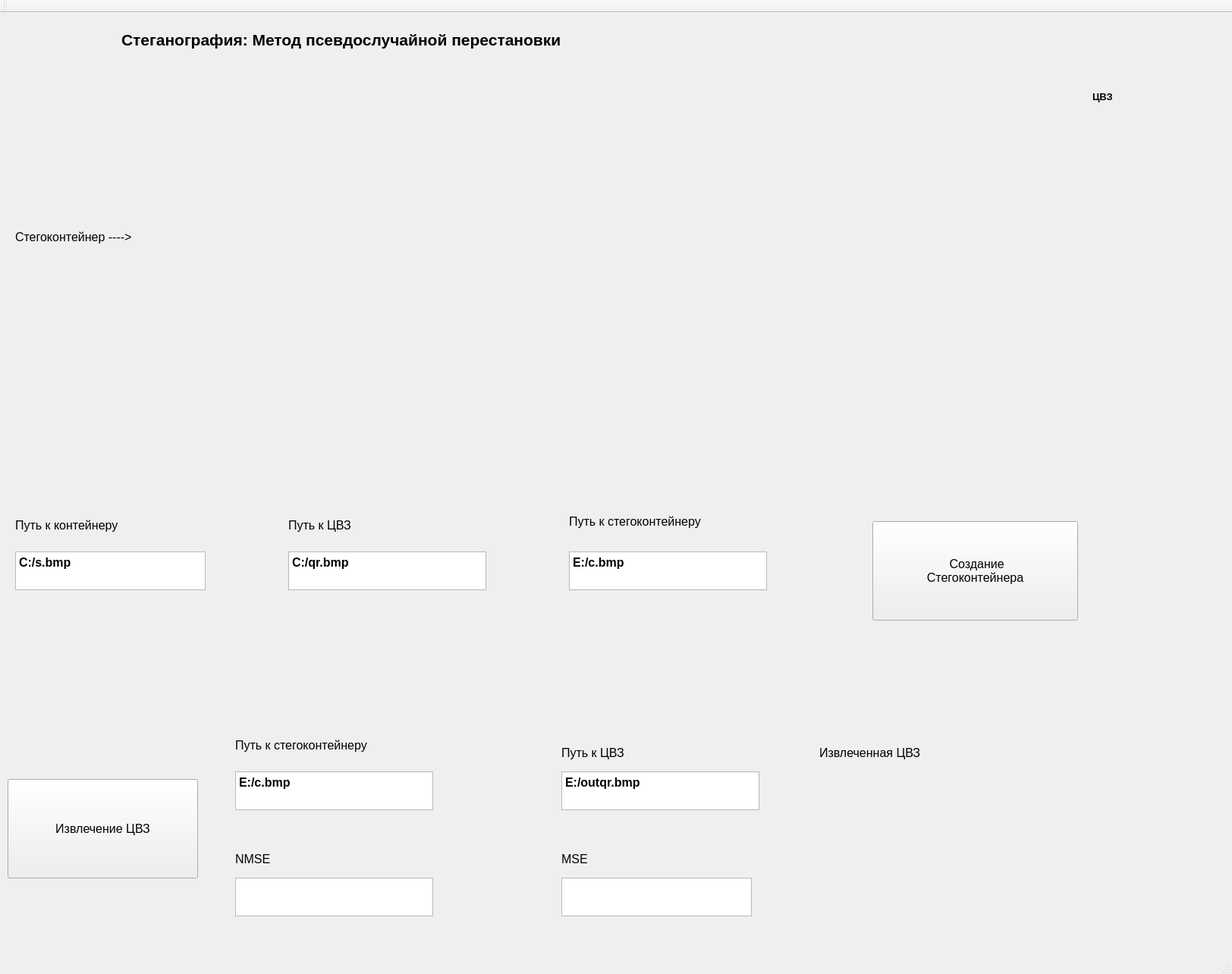
<?xml version="1.0" encoding="UTF-8"?>
<ui version="4.0">
 <class>MainWindow</class>
 <widget class="QMainWindow" name="MainWindow">
  <property name="geometry">
   <rect>
    <x>0</x>
    <y>0</y>
    <width>1624</width>
    <height>1284</height>
   </rect>
  </property>
  <property name="windowTitle">
   <string>MainWindow</string>
  </property>
  <widget class="QWidget" name="centralWidget">
   <widget class="QPushButton" name="pushButton">
    <property name="geometry">
     <rect>
      <x>1150</x>
      <y>670</y>
      <width>271</width>
      <height>131</height>
     </rect>
    </property>
    <property name="font">
     <font>
      <family>MS Shell Dlg 2</family>
      <pointsize>12</pointsize>
      <weight>50</weight>
      <bold>false</bold>
     </font>
    </property>
    <property name="text">
     <string> Создание 
Cтегоконтейнера</string>
    </property>
   </widget>
   <widget class="QTextEdit" name="textEdit1">
    <property name="geometry">
     <rect>
      <x>20</x>
      <y>710</y>
      <width>251</width>
      <height>51</height>
     </rect>
    </property>
    <property name="html">
     <string>&lt;!DOCTYPE HTML PUBLIC &quot;-//W3C//DTD HTML 4.0//EN&quot; &quot;http://www.w3.org/TR/REC-html40/strict.dtd&quot;&gt;
&lt;html&gt;&lt;head&gt;&lt;meta name=&quot;qrichtext&quot; content=&quot;1&quot; /&gt;&lt;style type=&quot;text/css&quot;&gt;
p, li { white-space: pre-wrap; }
&lt;/style&gt;&lt;/head&gt;&lt;body style=&quot; font-family:'MS Shell Dlg 2'; font-size:7.875pt; font-weight:400; font-style:normal;&quot;&gt;
&lt;p style=&quot; margin-top:0px; margin-bottom:0px; margin-left:0px; margin-right:0px; -qt-block-indent:0; text-indent:0px;&quot;&gt;&lt;span style=&quot; font-size:12pt; font-weight:600; color:#000000;&quot;&gt;C:/s.bmp&lt;/span&gt;&lt;/p&gt;&lt;/body&gt;&lt;/html&gt;</string>
    </property>
   </widget>
   <widget class="QTextEdit" name="textEdit2">
    <property name="geometry">
     <rect>
      <x>380</x>
      <y>710</y>
      <width>261</width>
      <height>51</height>
     </rect>
    </property>
    <property name="html">
     <string>&lt;!DOCTYPE HTML PUBLIC &quot;-//W3C//DTD HTML 4.0//EN&quot; &quot;http://www.w3.org/TR/REC-html40/strict.dtd&quot;&gt;
&lt;html&gt;&lt;head&gt;&lt;meta name=&quot;qrichtext&quot; content=&quot;1&quot; /&gt;&lt;style type=&quot;text/css&quot;&gt;
p, li { white-space: pre-wrap; }
&lt;/style&gt;&lt;/head&gt;&lt;body style=&quot; font-family:'MS Shell Dlg 2'; font-size:7.875pt; font-weight:400; font-style:normal;&quot;&gt;
&lt;p style=&quot; margin-top:0px; margin-bottom:0px; margin-left:0px; margin-right:0px; -qt-block-indent:0; text-indent:0px;&quot;&gt;&lt;span style=&quot; font-size:12pt; font-weight:600; color:#000000;&quot;&gt;C:/qr.bmp&lt;/span&gt;&lt;/p&gt;&lt;/body&gt;&lt;/html&gt;</string>
    </property>
   </widget>
   <widget class="QTextEdit" name="textEdit3">
    <property name="geometry">
     <rect>
      <x>740</x>
      <y>1140</y>
      <width>251</width>
      <height>51</height>
     </rect>
    </property>
    <property name="font">
     <font>
      <pointsize>12</pointsize>
      <weight>75</weight>
      <bold>true</bold>
     </font>
    </property>
   </widget>
   <widget class="QTextEdit" name="textEdit4">
    <property name="geometry">
     <rect>
      <x>310</x>
      <y>1140</y>
      <width>261</width>
      <height>51</height>
     </rect>
    </property>
    <property name="font">
     <font>
      <pointsize>12</pointsize>
      <weight>75</weight>
      <bold>true</bold>
     </font>
    </property>
   </widget>
   <widget class="QLabel" name="label">
    <property name="geometry">
     <rect>
      <x>20</x>
      <y>650</y>
      <width>251</width>
      <height>51</height>
     </rect>
    </property>
    <property name="font">
     <font>
      <family>MS Shell Dlg 2</family>
      <pointsize>12</pointsize>
      <weight>50</weight>
      <bold>false</bold>
     </font>
    </property>
    <property name="text">
     <string>Путь к контейнеру                         </string>
    </property>
   </widget>
   <widget class="QLabel" name="label_2">
    <property name="geometry">
     <rect>
      <x>380</x>
      <y>650</y>
      <width>191</width>
      <height>51</height>
     </rect>
    </property>
    <property name="font">
     <font>
      <family>MS Shell Dlg 2</family>
      <pointsize>12</pointsize>
      <weight>50</weight>
      <bold>false</bold>
     </font>
    </property>
    <property name="text">
     <string>Путь к ЦВЗ</string>
    </property>
   </widget>
   <widget class="QLabel" name="label_3">
    <property name="geometry">
     <rect>
      <x>740</x>
      <y>1090</y>
      <width>171</width>
      <height>51</height>
     </rect>
    </property>
    <property name="font">
     <font>
      <family>MS Shell Dlg 2</family>
      <pointsize>12</pointsize>
      <weight>50</weight>
      <bold>false</bold>
     </font>
    </property>
    <property name="text">
     <string>MSE</string>
    </property>
   </widget>
   <widget class="QLabel" name="label_5">
    <property name="geometry">
     <rect>
      <x>310</x>
      <y>1090</y>
      <width>171</width>
      <height>51</height>
     </rect>
    </property>
    <property name="font">
     <font>
      <family>MS Shell Dlg 2</family>
      <pointsize>12</pointsize>
      <weight>50</weight>
      <bold>false</bold>
     </font>
    </property>
    <property name="text">
     <string>NMSE</string>
    </property>
   </widget>
   <widget class="QPushButton" name="pushButton_2">
    <property name="geometry">
     <rect>
      <x>10</x>
      <y>1010</y>
      <width>251</width>
      <height>131</height>
     </rect>
    </property>
    <property name="font">
     <font>
      <family>MS Shell Dlg 2</family>
      <pointsize>12</pointsize>
      <weight>50</weight>
      <bold>false</bold>
     </font>
    </property>
    <property name="text">
     <string>Извлечение ЦВЗ</string>
    </property>
   </widget>
   <widget class="QLabel" name="label4">
    <property name="geometry">
     <rect>
      <x>340</x>
      <y>80</y>
      <width>931</width>
      <height>531</height>
     </rect>
    </property>
    <property name="text">
     <string/>
    </property>
   </widget>
   <widget class="QLabel" name="label5">
    <property name="geometry">
     <rect>
      <x>1420</x>
      <y>140</y>
      <width>151</width>
      <height>151</height>
     </rect>
    </property>
    <property name="text">
     <string/>
    </property>
   </widget>
   <widget class="QLabel" name="label6">
    <property name="geometry">
     <rect>
      <x>1070</x>
      <y>1020</y>
      <width>221</width>
      <height>201</height>
     </rect>
    </property>
    <property name="text">
     <string/>
    </property>
   </widget>
   <widget class="QLabel" name="label_4">
    <property name="geometry">
     <rect>
      <x>160</x>
      <y>10</y>
      <width>1301</width>
      <height>51</height>
     </rect>
    </property>
    <property name="font">
     <font>
      <family>MS Shell Dlg 2</family>
      <pointsize>16</pointsize>
      <weight>75</weight>
      <bold>true</bold>
     </font>
    </property>
    <property name="text">
     <string>Стеганография: Метод псевдослучайной перестановки</string>
    </property>
   </widget>
   <widget class="QLabel" name="label_6">
    <property name="geometry">
     <rect>
      <x>20</x>
      <y>250</y>
      <width>481</width>
      <height>91</height>
     </rect>
    </property>
    <property name="font">
     <font>
      <family>MS Shell Dlg 2</family>
      <pointsize>12</pointsize>
      <weight>50</weight>
      <bold>false</bold>
     </font>
    </property>
    <property name="text">
     <string>&lt;html&gt;&lt;head/&gt;&lt;body&gt;&lt;p&gt;Стегоконтейнер ----&amp;gt;&lt;/p&gt;&lt;/body&gt;&lt;/html&gt;</string>
    </property>
   </widget>
   <widget class="QLabel" name="label_7">
    <property name="geometry">
     <rect>
      <x>1440</x>
      <y>90</y>
      <width>111</width>
      <height>41</height>
     </rect>
    </property>
    <property name="font">
     <font>
      <pointsize>10</pointsize>
      <weight>75</weight>
      <bold>true</bold>
     </font>
    </property>
    <property name="text">
     <string>ЦВЗ</string>
    </property>
   </widget>
   <widget class="QLabel" name="label_8">
    <property name="geometry">
     <rect>
      <x>1080</x>
      <y>950</y>
      <width>301</width>
      <height>51</height>
     </rect>
    </property>
    <property name="font">
     <font>
      <family>MS Shell Dlg 2</family>
      <pointsize>12</pointsize>
      <weight>50</weight>
      <bold>false</bold>
     </font>
    </property>
    <property name="text">
     <string>Извлеченная ЦВЗ</string>
    </property>
   </widget>
   <widget class="QTextEdit" name="textEdit5">
    <property name="geometry">
     <rect>
      <x>750</x>
      <y>710</y>
      <width>261</width>
      <height>51</height>
     </rect>
    </property>
    <property name="html">
     <string>&lt;!DOCTYPE HTML PUBLIC &quot;-//W3C//DTD HTML 4.0//EN&quot; &quot;http://www.w3.org/TR/REC-html40/strict.dtd&quot;&gt;
&lt;html&gt;&lt;head&gt;&lt;meta name=&quot;qrichtext&quot; content=&quot;1&quot; /&gt;&lt;style type=&quot;text/css&quot;&gt;
p, li { white-space: pre-wrap; }
&lt;/style&gt;&lt;/head&gt;&lt;body style=&quot; font-family:'MS Shell Dlg 2'; font-size:7.875pt; font-weight:400; font-style:normal;&quot;&gt;
&lt;p style=&quot; margin-top:0px; margin-bottom:0px; margin-left:0px; margin-right:0px; -qt-block-indent:0; text-indent:0px;&quot;&gt;&lt;span style=&quot; font-size:12pt; font-weight:600; color:#000000;&quot;&gt;E:/c.bmp&lt;/span&gt;&lt;/p&gt;&lt;/body&gt;&lt;/html&gt;</string>
    </property>
   </widget>
   <widget class="QLabel" name="label_9">
    <property name="geometry">
     <rect>
      <x>750</x>
      <y>650</y>
      <width>421</width>
      <height>41</height>
     </rect>
    </property>
    <property name="font">
     <font>
      <family>MS Shell Dlg 2</family>
      <pointsize>12</pointsize>
      <weight>50</weight>
      <bold>false</bold>
     </font>
    </property>
    <property name="text">
     <string>Путь к стегоконтейнеру</string>
    </property>
   </widget>
   <widget class="QTextEdit" name="textEdit6">
    <property name="geometry">
     <rect>
      <x>310</x>
      <y>1000</y>
      <width>261</width>
      <height>51</height>
     </rect>
    </property>
    <property name="html">
     <string>&lt;!DOCTYPE HTML PUBLIC &quot;-//W3C//DTD HTML 4.0//EN&quot; &quot;http://www.w3.org/TR/REC-html40/strict.dtd&quot;&gt;
&lt;html&gt;&lt;head&gt;&lt;meta name=&quot;qrichtext&quot; content=&quot;1&quot; /&gt;&lt;style type=&quot;text/css&quot;&gt;
p, li { white-space: pre-wrap; }
&lt;/style&gt;&lt;/head&gt;&lt;body style=&quot; font-family:'MS Shell Dlg 2'; font-size:7.875pt; font-weight:400; font-style:normal;&quot;&gt;
&lt;p style=&quot; margin-top:0px; margin-bottom:0px; margin-left:0px; margin-right:0px; -qt-block-indent:0; text-indent:0px;&quot;&gt;&lt;span style=&quot; font-size:12pt; font-weight:600; color:#000000;&quot;&gt;E:/c.bmp&lt;/span&gt;&lt;/p&gt;&lt;/body&gt;&lt;/html&gt;</string>
    </property>
   </widget>
   <widget class="QLabel" name="label_10">
    <property name="geometry">
     <rect>
      <x>310</x>
      <y>940</y>
      <width>371</width>
      <height>51</height>
     </rect>
    </property>
    <property name="font">
     <font>
      <family>MS Shell Dlg 2</family>
      <pointsize>12</pointsize>
      <weight>50</weight>
      <bold>false</bold>
     </font>
    </property>
    <property name="text">
     <string>Путь к стегоконтейнеру</string>
    </property>
   </widget>
   <widget class="QTextEdit" name="textEdit7">
    <property name="geometry">
     <rect>
      <x>740</x>
      <y>1000</y>
      <width>261</width>
      <height>51</height>
     </rect>
    </property>
    <property name="html">
     <string>&lt;!DOCTYPE HTML PUBLIC &quot;-//W3C//DTD HTML 4.0//EN&quot; &quot;http://www.w3.org/TR/REC-html40/strict.dtd&quot;&gt;
&lt;html&gt;&lt;head&gt;&lt;meta name=&quot;qrichtext&quot; content=&quot;1&quot; /&gt;&lt;style type=&quot;text/css&quot;&gt;
p, li { white-space: pre-wrap; }
&lt;/style&gt;&lt;/head&gt;&lt;body style=&quot; font-family:'MS Shell Dlg 2'; font-size:7.875pt; font-weight:400; font-style:normal;&quot;&gt;
&lt;p style=&quot; margin-top:0px; margin-bottom:0px; margin-left:0px; margin-right:0px; -qt-block-indent:0; text-indent:0px;&quot;&gt;&lt;span style=&quot; font-size:12pt; font-weight:600; color:#000000;&quot;&gt;E:/outqr.bmp&lt;/span&gt;&lt;/p&gt;&lt;/body&gt;&lt;/html&gt;</string>
    </property>
   </widget>
   <widget class="QLabel" name="label_11">
    <property name="geometry">
     <rect>
      <x>740</x>
      <y>950</y>
      <width>271</width>
      <height>51</height>
     </rect>
    </property>
    <property name="font">
     <font>
      <family>MS Shell Dlg 2</family>
      <pointsize>12</pointsize>
      <weight>50</weight>
      <bold>false</bold>
     </font>
    </property>
    <property name="text">
     <string>Путь к ЦВЗ</string>
    </property>
   </widget>
  </widget>
  <widget class="QMenuBar" name="menuBar">
   <property name="geometry">
    <rect>
     <x>0</x>
     <y>0</y>
     <width>1624</width>
     <height>21</height>
    </rect>
   </property>
  </widget>
  <widget class="QToolBar" name="mainToolBar">
   <attribute name="toolBarArea">
    <enum>TopToolBarArea</enum>
   </attribute>
   <attribute name="toolBarBreak">
    <bool>false</bool>
   </attribute>
  </widget>
  <widget class="QStatusBar" name="statusBar"/>
 </widget>
 <layoutdefault spacing="6" margin="11"/>
 <resources/>
 <connections/>
</ui>
